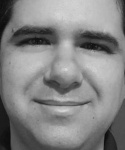
#> input picture resizedFaces/alfredo-ramosResized.jpg, 125 x 150 px; its folder holds 4 pictures in this run
$ python cvProject5.py
#> lines starting #> are read from the running program, lines starting #| are printed output that depends on the picture
#!/usr/bin/env python3
# -*- coding: utf-8 -*-
"""
Created on Tue Mar 23 19:53:31 2021

@author: rysul
"""

import cv2 as cv
import glob
import numpy as np
import matplotlib.pyplot as plt
import matplotlib.gridspec as gridspec
import math
from sys import getsizeof

class EigenFaces():
    def __init__(self, path):

        self.imagePath = path

    def loadFiles(self):
        '''
        loads all the image files within that path
        returns
        a horizontally stacked array of each of the flattened image array
        a list of

        '''
        totImgSize = 0
        fileContents = []
        fileNames = []
        for fileName in glob.glob(self.imagePath):
            img = cv.imread(fileName, cv.IMREAD_GRAYSCALE)
#> img is the input picture: shape (150, 125); min 11, max 218, mean 132
            totImgSize += getsizeof(img)
#> totImgSize = 18878
            self.row, self.column = img.shape
#> self.row = 150; self.column = 125
            img = img.flatten()
#> img = 18750 values, max 218 at index 8691, min 11 at index 3252, mean 132
            fileContent = img[:, np.newaxis]
#> fileContent has the same summary as img
            fileContents.append(fileContent)
            f = fileName.split('.')[0]
            f = f.split('/')[1]
            f = f.split('Resized')[0]
            fileNames.append(f)


        print("Total loaded image size {} bytes".format(totImgSize))

        stackedArray = np.hstack(fileContents)

        return stackedArray, fileContents, fileNames

    def getPCA(self):

        '''
        obtains the sorted eigenvectors and eigenvalues
        '''

        imgArray, self.imgList, self.imgNames = self.loadFiles()
        print("Image shapes {} x {}".format(self.row, self.column))
#| Image shapes 150 x 125
        print("Data shape {}".format(imgArray.shape))
#| Data shape (18750, 4)

        # centering and normalizing the data
        '''
        getting the mean
        and normalizing
        '''
        self.meanImage = np.sum(imgArray, axis = 1)[:, np.newaxis]
        self.meanImage = (self.meanImage/len(self.imgList))
        meanImgaeSize = getsizeof(self.meanImage.reshape(self.row, self.column))
        print("Mean image size {} bytes".format(meanImgaeSize))

        # centered data no normalization
        self.normsD = np.linalg.norm(imgArray, axis = 0)
        self.imgArrayCentered = imgArray - self.meanImage
        self.imgArrayCentered /= self.normsD

        print("Centered data shape {}".format(self.imgArrayCentered.shape))
#| Centered data shape (18750, 4)

        # covariance matrix
        covMat = np.matmul(self.imgArrayCentered.T, self.imgArrayCentered)
        covMat /= len(self.imgList)

        print("Covariance matrix shape {}".format(covMat.shape))
#| Covariance matrix shape (4, 4)


        # get the eigen values and eigen vectors
        self.eigenVals, self.eigenVecs = np.linalg.eig(covMat)

        #sorting decresing order the eigenVals and corresponsing eigenvectors
        sortIndices = self.eigenVals.argsort()[::-1]
        self.eigenVals = self.eigenVals[sortIndices]
        self.eigenVecs = self.eigenVecs[:, sortIndices]

    def variableExplained(self, varThreshold):

        self.varThreshold = varThreshold
        self.getPCA()
        valSum = np.sum(self.eigenVals)
        self.count = 0
        varExplained = 0
        for eigenVal in self.eigenVals:
            self.count += 1
            varExplained += eigenVal/valSum
            if (varExplained > varThreshold):
                break

        self.eigenVals = self.eigenVals[0:self.count]
        self.eigenVecs = self.eigenVecs[:, 0:self.count]
        print("Eigen value shape {}".format(self.eigenVals.shape))
#| Eigen value shape (3,)
        print("Eigen vector shape {}".format(self.eigenVecs.shape))
#| Eigen vector shape (4, 3)


    def getEigenFaces(self):
        # U
        self.u = np.matmul(self.imgArrayCentered, self.eigenVecs)
        norms = np.linalg.norm(self.u, axis = 0)
        self.u /= norms
        print("U shape {}".format(self.u.shape))
#| U shape (18750, 3)

        # view eigen faces
        self.eigenFaces = []
        for i in range(self.count):
            eigenFace = self.u[:,i].reshape(self.row,self.column)
            eigenFace = cv.normalize(eigenFace, 0,255, cv.NORM_MINMAX)
            self.eigenFaces.append(eigenFace)
#> this loop made 3 passes
#> pass 1, in getEigenFaces, `eigenFace = self.u[:,i].reshape(self.row,self.column)`:
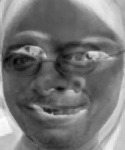
#> eigenFace: shape (150, 125) float64; min -0.0133, max 0.0218, mean 0.00288; drawn with min black and max white
#> pass 2, in getEigenFaces, `eigenFace = self.u[:,i].reshape(self.row,self.column)`:
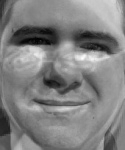
#> eigenFace: shape (150, 125) float64; min -0.0246, max 0.0205, mean -0.00165; drawn with min black and max white

        sizeOfEigenFaces = getsizeof(self.eigenFaces)
        print("Eigen faces size {} bytes".format(sizeOfEigenFaces))

    def showEigenFace(self, count):
        '''
        shows the number of given number of highest eigen faces
        '''
        self.getEigenFaces()
        figEdge = int(np.ceil(math.sqrt(count))) #square format
        plt.figure(figsize = (figEdge, figEdge))
        gs1 = gridspec.GridSpec(figEdge, figEdge)
        gs1.update(wspace=0.025, hspace=0.05) # set the spacing between axes.

        for i in range(count):
            ax1 = plt.subplot(gs1[i])
            plt.axis('off')
            plt.imshow(self.eigenFaces[i],cmap = 'gray')
            ax1.set_aspect('equal')
        plt.savefig('outputs/EigenFaces'+str(count)+'jpg')
        plt.show()


    def getprojectCoeff(self):

        # projection
        self.getEigenFaces()
        self.projAll = np.matmul(self.u.T, self.imgArrayCentered)
        print("Projection coefficient shape {}".format(self.projAll.shape))
#| Projection coefficient shape (3, 4)

        projAllSize = getsizeof(self.projAll)
        print("Projection coefficient size {} bytes".format(projAllSize))

    def reconstruction(self):

        self.getprojectCoeff()
        # reconstruction
        self.reconAll = np.matmul(self.u, self.projAll) * self.normsD + self.meanImage
        #reconAll = np.matmul(u, projAll) + meanImage
        print("Reconstruction shape {}".format(self.reconAll.shape))
#| Reconstruction shape (18750, 4)

    def showReconstruction(self, imageIndex):

        self.reconstruction()
        # get the original image
        plt.subplot(131)
#> (the run stopped early here; a loop or call above may not have finished)
